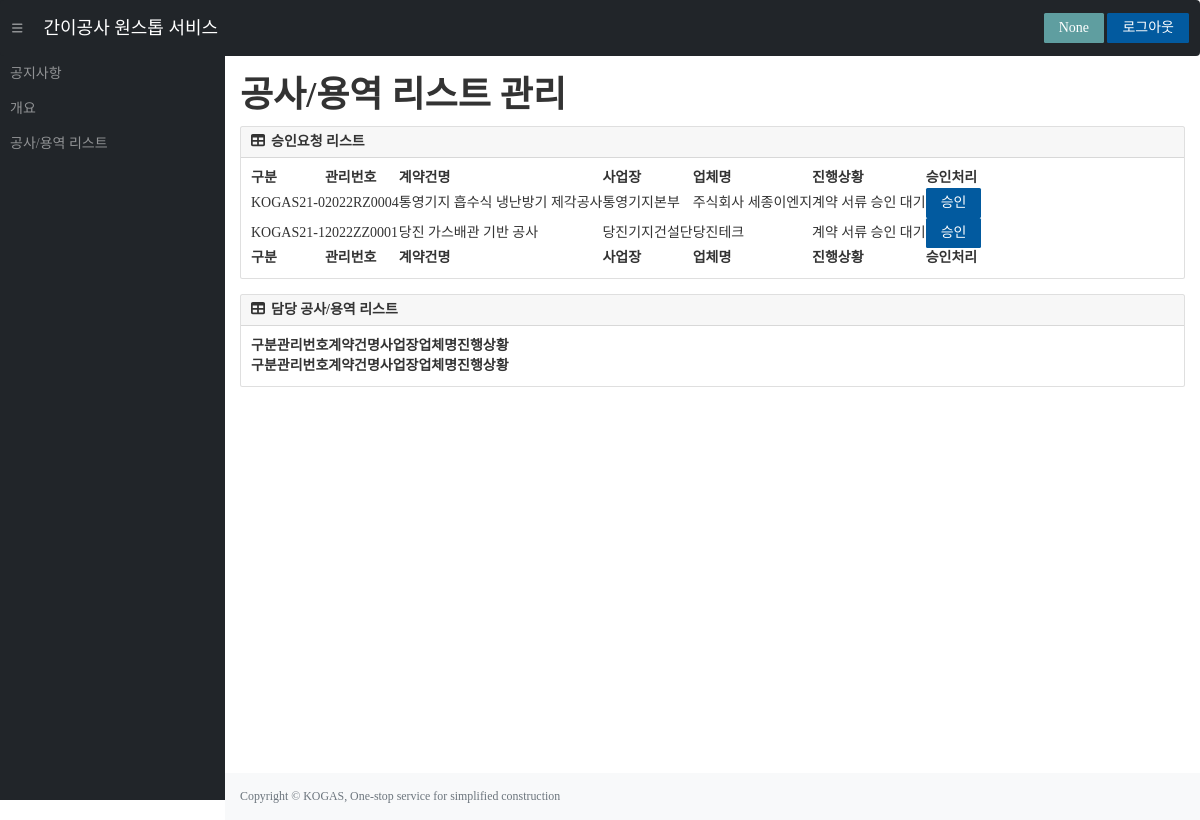
/serviceStatus (signed in), run on an earlier commit of the app's database.
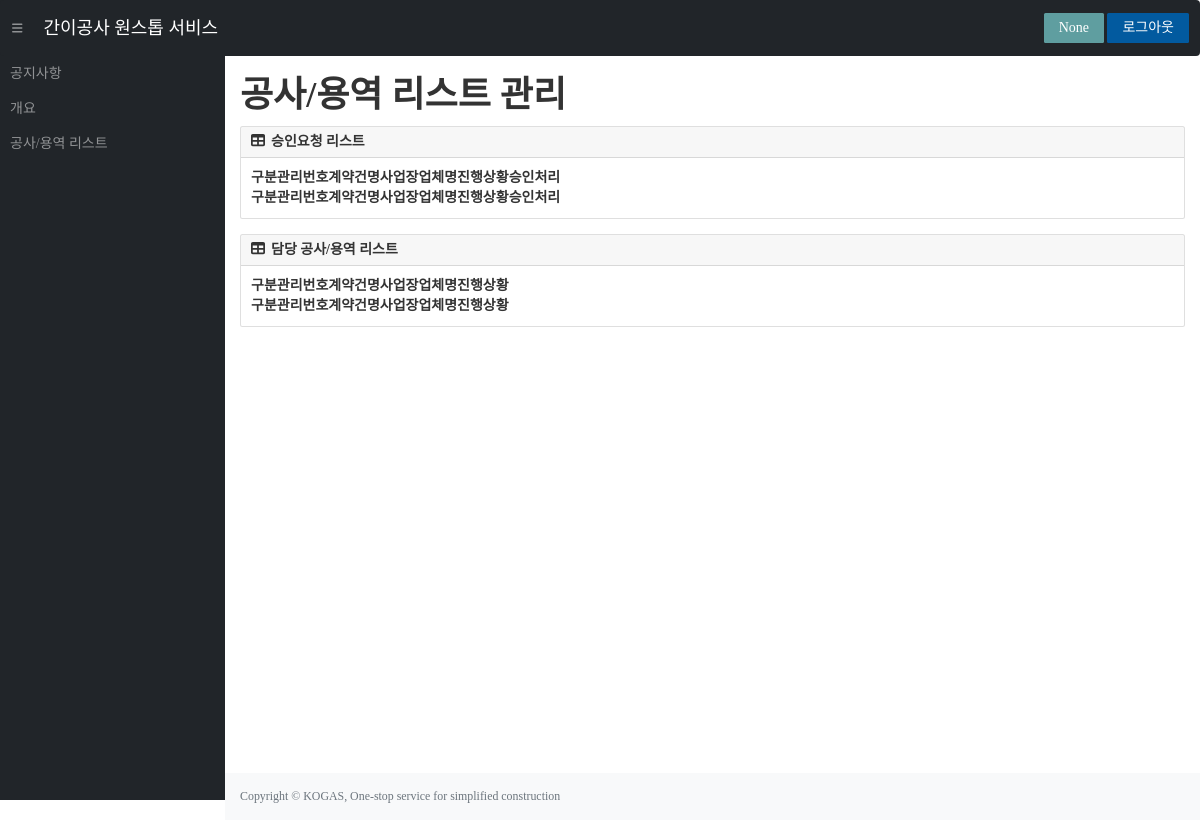
And on a later commit of the database.
### tables this page shows
CREATE TABLE "constructionList" (
	"contractNum"	TEXT UNIQUE,
	"title"	TEXT,
	"department"	TEXT,
	"company"	TEXT,
	"supervisor"	TEXT,
	"s_contact"	TEXT,
	"contractAmount"	NUMERIC,
	"deposit_rate"	NUMERIC,
	"fault_rate"	NUMERIC,
	"progress"	INTEGER,
	"s_position"	TEXT,
	"s_email"	TEXT,
	"class_code"	TEXT,
	"budget_course"	TEXT,
	"start_date"	TEXT,
	"contract_completion"	TEXT,
	"real_completion"	TEXT,
	"summary"	TEXT,
	"company2"	TEXT,
	"company2_amount"	NUMERIC,
	"company3"	TEXT,
	"company3_amount"	NUMERIC,
	PRIMARY KEY("contractNum")
);

### app.py (the view)
@app.route('/serviceStatus')
def serviceStatus():
    if 'userName' in session:
        con = sqlite3.connect(path.join(ROOT, 'KOGAS.db'))
        cur = con.cursor()
        userName = session.get('userName')
        sql = f"SELECT * FROM constructionList WHERE start_date=? AND (progress!=1 or progress!=3)"
        cur.execute(sql, (userName,))
        A_data = cur.fetchall()
        sql = f"SELECT * FROM constructionList WHERE start_date=? AND progress=1 or progress=3"
        cur.execute(sql, (userName,))
        R_data = cur.fetchall()
        process = ['신규 생성','계약 정보 승인 대기','계약 서류 업로드','계약 서류 승인 대기','착공 서류 업로드','착공 서류 승인 대기','준공 정보 입력','준공 정보 승인 대기','준공 서류 업로드','준공 승인 완료']
        return render_template('serviceStatus.html',supervisor=session.get('supervisor'), login=session.get('logFlag'), A_data=A_data, R_data=R_data,process=process)
    else:
        flash("해당 페이지는 관리자 로그인이 필요합니다.")
        return redirect(url_for("login"))

### templates/serviceStatus.html (shortened to what this page needs)
{% extends "index.html" %}
{% block main %}
<h1 class="mt-4" style="text-align:left;"><b>공사/용역 리스트 관리</b></h1>
<div class="card mb-4">
    <div class="card-header">
        <i class="fas fa-table me-1"></i>
        <b>승인요청 리스트</b>
    </div>
    <div class="card-body">
        <table id="datatablesSimple1">
            <thead>
                <tr>
                    <th>구분</th>
                    <th>관리번호</th>
                    <th>계약건명</th>
                    <th>사업장</th>
                    <th>업체명</th>
                    <th>진행상황</th>
                    <th>승인처리</th>
                </tr>
            </thead>
            <tfoot>
                <tr>
                    <th>구분</th>
                    <th>관리번호</th>
                    <th>계약건명</th>
                    <th>사업장</th>
                    <th>업체명</th>
                    <th>진행상황</th>
                    <th>승인처리</th>
                </tr>
            </tfoot>
            <tbody>
                {% for R in R_data %}
                {% if R[9] == 1%}
                <tr>
                    <td onclick="location.href='/goto/{{R[0]}}';" style="cursor:pointer;">{{R[12]}}</td>
                    <td onclick="location.href='/goto/{{R[0]}}';" style="cursor:pointer;">{{R[0]}}</td>
                    <td onclick="location.href='/goto/{{R[0]}}';" style="cursor:pointer;">{{R[1]}}</td>
                    <td onclick="location.href='/goto/{{R[0]}}';" style="cursor:pointer;">{{R[2]}}</td>
                    <td onclick="location.href='/goto/{{R[0]}}';" style="cursor:pointer;">{{R[3]}}</td>
                    <td onclick="location.href='/goto/{{R[0]}}';" style="cursor:pointer;">{{process[R[9]]}}</td>
                    <td>
                        <button class="cBtn" onclick="location.href='/approval_proc/{{R[0]}}';" style="cursor:pointer;">승인</button>
                    </td>
                </tr>
                {% else %}
                <tr>
                    <td onclick="location.href='/go1/{{R[0]}}';" style="cursor:pointer;">{{R[12]}}</td>
                    <td onclick="location.href='/go1/{{R[0]}}';" style="cursor:pointer;">{{R[0]}}</td>
                    <td onclick="location.href='/go1/{{R[0]}}';" style="cursor:pointer;">{{R[1]}}</td>
                    <td onclick="location.href='/go1/{{R[0]}}';" style="cursor:pointer;">{{R[2]}}</td>
                    <td onclick="location.href='/go1/{{R[0]}}';" style="cursor:pointer;">{{R[3]}}</td>
                    <td onclick="location.href='/go1/{{R[0]}}';" style="cursor:pointer;">{{process[R[9]]}}</td>
                    <td>
                        <button class="cBtn" onclick="location.href='/approval_proc/{{R[0]}}';" style="cursor:pointer;">승인</button>
                    </td>
                </tr>
                {% endif %}
                {% endfor %}
            </tbody>
        </table>
    </div>
</div>
<div class="card mb-4">
    <div class="card-header">
        <i class="fas fa-table me-1"></i>
        <b>담당 공사/용역 리스트</b>
    </div>
    <div class="card-body">
        <table id="datatablesSimple2">
            <thead>
                <tr>
                    <th>구분</th>
                    <th>관리번호</th>
                    <th>계약건명</th>
                    <th>사업장</th>
                    <th>업체명</th>
                    <th>진행상황</th>
                </tr>
            </thead>
            <tfoot>
                <tr>
                    <th>구분</th>
                    <th>관리번호</th>
                    <th>계약건명</th>
                    <th>사업장</th>
                    <th>업체명</th>
                    <th>진행상황</th>
                </tr>
            </tfoot>
        </table>
    </div>
</div>
{% endblock %}

### templates/index.html (shortened to what this page needs)
<!DOCTYPE html>
<html lang="ko">
<head>
    <link href="https://cdn.jsdelivr.net/npm/simple-datatables@latest/dist/style.css" rel="stylesheet" />
    <link rel="stylesheet" href="{{ url_for('static', filename='css/main.css') }}">|
    <link rel="stylesheet" href="{{ url_for('static', filename='css/modal.css') }}">
    <link rel="stylesheet" href="http://maxcdn.bootstrapcdn.com/bootstrap/3.3.6/css/bootstrap.min.css">
</head>
<body class="sb-nav-fixed">
    <nav class="sb-topnav navbar navbar-expand navbar-dark bg-dark">
        <button class="btn btn-link btn-sm order-1 order-lg-0 me-4 me-lg-0" id="sidebarToggle" href="#!"><i
                class="fas fa-bars"></i></button>
        <a class="navbar-brand ps-3" href="{{ url_for('index') }}">
            간이공사 원스톱 서비스 </a>
        <div class="d-none d-md-inline-block form-inline ms-auto me-0 me-md-3 my-2 my-md-0">
            <div style="text-align: center;">
                {% if login == True %}
                <a href="{{ url_for('serviceStatus') }}"><button class="cBtn find-btn1"
                        style="background-color:cadetblue ;">{{supervisor}}</button></a>
                {% endif %}
                {% if login == True %}
                <form action="{{url_for('logout')}}" method="post" style="display :inline-block;">
                    <button type="submit" class="cBtn find-btn1" style="display :inline-block;" name="free_button"
                        value="free_button" onClick="confirmBooking('{{supervisor}}')"> 로그아웃 </button>
                </form>
                {% else %}
                <a href="{{ url_for('login') }}"><button class="cBtn find-btn1">로그인</button></a>
                {% endif %}
            </div>
        </div>
    </nav>
    <div id="layoutSidenav">
        <div id="layoutSidenav_nav">
            <nav class="sb-sidenav accordion sb-sidenav-dark" id="sidenavAccordion">
                <div class="sb-sidenav-menu">
                    <div class="nav">
                        <a class="nav-link" href="#">공지사항</a>
                        <a class="nav-link" href="#">개요</a>
                        {% if login == True %}
                        <a class="nav-link" href="{{ url_for('serviceStatus') }}">공사/용역 리스트</a>
                        {% endif %}
                    </div>
                </div>
            </nav>
        </div>
        <div id="layoutSidenav_content">
            <main>
                <div class="container-fluid px-4">
                    {% block main %}{% endblock %}
                </div>
            </main>
            <footer class="py-4 bg-light mt-auto">
                <div class="container-fluid px-4">
                    <div class="d-flex align-items-center justify-content-between small">
                        <div class="text-muted">Copyright &copy; KOGAS, One-stop service for simplified construction
                        </div>
                    </div>
                </div>
            </footer>
        </div>
    </div>
</body>
</html>

What changed in the data, as far as the page shows it:
removed constructionList: class_code "KOGAS21-0", contractNum "2022RZ0004", title "통영기지 흡수식 냉난방기 제각공사", department "통영기지본부", company "주식회사 세종이엔지", progress "계약 서류 승인 대기"
removed constructionList: class_code "KOGAS21-1", contractNum "2022ZZ0001", title "당진 가스배관 기반 공사", department "당진기지건설단", company "당진테크", progress "계약 서류 승인 대기"
